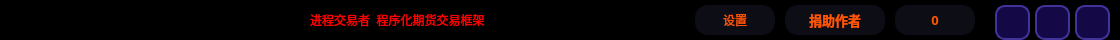
        <widget class="QFrame" name="Headerframe">
         <property name="minimumSize">
          <size>
           <width>0</width>
           <height>40</height>
          </size>
         </property>
         <property name="maximumSize">
          <size>
           <width>16777215</width>
           <height>40</height>
          </size>
         </property>
         <property name="styleSheet">
          <string notr="true">QFrame {
	background-color: rgb(0, 0, 0);
	border: none;
	
	border-radius: 20px;
}

</string>
         </property>
         <property name="frameShape">
          <enum>QFrame::StyledPanel</enum>
         </property>
         <property name="frameShadow">
          <enum>QFrame::Raised</enum>
         </property>
         <layout class="QHBoxLayout" name="horizontalLayout_7">
          <property name="spacing">
           <number>10</number>
          </property>
          <property name="leftMargin">
           <number>20</number>
          </property>
          <property name="topMargin">
           <number>0</number>
          </property>
          <property name="rightMargin">
           <number>5</number>
          </property>
          <property name="bottomMargin">
           <number>0</number>
          </property>
          <item>
           <spacer name="horizontalSpacer_10">
            <property name="orientation">
             <enum>Qt::Horizontal</enum>
            </property>
            <property name="sizeType">
             <enum>QSizePolicy::Fixed</enum>
            </property>
            <property name="sizeHint" stdset="0">
             <size>
              <width>30</width>
              <height>20</height>
             </size>
            </property>
           </spacer>
          </item>
          <item>
           <widget class="QFrame" name="frame_68">
            <property name="minimumSize">
             <size>
              <width>120</width>
              <height>0</height>
             </size>
            </property>
            <property name="maximumSize">
             <size>
              <width>120</width>
              <height>50</height>
             </size>
            </property>
            <property name="contextMenuPolicy">
             <enum>Qt::CustomContextMenu</enum>
            </property>
            <property name="styleSheet">
             <string notr="true"/>
            </property>
            <property name="frameShape">
             <enum>QFrame::StyledPanel</enum>
            </property>
            <property name="frameShadow">
             <enum>QFrame::Raised</enum>
            </property>
            <layout class="QHBoxLayout" name="horizontalLayout_39">
             <property name="spacing">
              <number>0</number>
             </property>
             <property name="leftMargin">
              <number>0</number>
             </property>
             <property name="topMargin">
              <number>0</number>
             </property>
             <property name="rightMargin">
              <number>0</number>
             </property>
             <property name="bottomMargin">
              <number>0</number>
             </property>
             <item>
              <widget class="QLabel" name="label_logo">
               <property name="minimumSize">
                <size>
                 <width>120</width>
                 <height>40</height>
                </size>
               </property>
               <property name="maximumSize">
                <size>
                 <width>120</width>
                 <height>40</height>
                </size>
               </property>
               <property name="text">
                <string>TextLabel</string>
               </property>
               <property name="scaledContents">
                <bool>true</bool>
               </property>
              </widget>
             </item>
            </layout>
           </widget>
          </item>
          <item>
           <spacer name="horizontalSpacer_2">
            <property name="orientation">
             <enum>Qt::Horizontal</enum>
            </property>
            <property name="sizeType">
             <enum>QSizePolicy::Expanding</enum>
            </property>
            <property name="sizeHint" stdset="0">
             <size>
              <width>130</width>
              <height>20</height>
             </size>
            </property>
           </spacer>
          </item>
          <item>
           <widget class="QLabel" name="label_tital">
            <property name="styleSheet">
             <string notr="true">font: 700 22pt &quot;等线&quot;;
color: rgb(255, 0, 0);
border: none;</string>
            </property>
            <property name="text">
             <string>进程交易者  程序化期货交易框架</string>
            </property>
           </widget>
          </item>
          <item>
           <spacer name="horizontalSpacer">
            <property name="orientation">
             <enum>Qt::Horizontal</enum>
            </property>
            <property name="sizeType">
             <enum>QSizePolicy::Expanding</enum>
            </property>
            <property name="sizeHint" stdset="0">
             <size>
              <width>200</width>
              <height>20</height>
             </size>
            </property>
           </spacer>
          </item>
          <item>
           <widget class="QPushButton" name="Btn_setting">
            <property name="minimumSize">
             <size>
              <width>80</width>
              <height>30</height>
             </size>
            </property>
            <property name="maximumSize">
             <size>
              <width>80</width>
              <height>30</height>
             </size>
            </property>
            <property name="styleSheet">
             <string notr="true">QPushButton {
	border: none;
	background-color: rgba(40, 40, 70, 80);
	color: rgb(255, 85, 0);	
	
	font: 700 10pt &quot;等线&quot;;
	border-radius: 13px;
}

QPushButton:hover {
	border-left: 3px solid rgb(255, 85, 0);
	border-right: 3px solid rgb(255, 85, 0);
}

QPushButton:pressed {
	background-color: rgb(25, 25, 25);
}</string>
            </property>
            <property name="text">
             <string>设置</string>
            </property>
            <property name="icon">
             <iconset resource="../ProcessTrader/resource.qrc">
              <normaloff>:/图标/icons/设置.svg</normaloff>:/图标/icons/设置.svg</iconset>
            </property>
            <property name="iconSize">
             <size>
              <width>30</width>
              <height>30</height>
             </size>
            </property>
           </widget>
          </item>
          <item>
           <widget class="QPushButton" name="Btn_donation">
            <property name="minimumSize">
             <size>
              <width>100</width>
              <height>30</height>
             </size>
            </property>
            <property name="maximumSize">
             <size>
              <width>100</width>
              <height>30</height>
             </size>
            </property>
            <property name="font">
             <font>
              <family>等线</family>
              <pointsize>10</pointsize>
              <italic>false</italic>
              <bold>true</bold>
             </font>
            </property>
            <property name="styleSheet">
             <string notr="true">QPushButton {
	border: none;
	background-color: rgba(40, 40, 70, 80);
	color: rgb(255, 85, 0);	
	
	font: 700 10pt &quot;等线&quot;;
	border-radius: 13px;
}

QPushButton:hover {
	border-left: 3px solid rgb(255, 85, 0);
	border-right: 3px solid rgb(255, 85, 0);
}

QPushButton:pressed {
	background-color: rgb(25, 25, 25);
}</string>
            </property>
            <property name="text">
             <string>捐助作者</string>
            </property>
            <property name="icon">
             <iconset resource="../ProcessTrader/resource.qrc">
              <normaloff>:/图标/icons/作者.svg</normaloff>:/图标/icons/作者.svg</iconset>
            </property>
            <property name="iconSize">
             <size>
              <width>30</width>
              <height>30</height>
             </size>
            </property>
           </widget>
          </item>
          <item>
           <widget class="QPushButton" name="Btn_warning">
            <property name="minimumSize">
             <size>
              <width>80</width>
              <height>30</height>
             </size>
            </property>
            <property name="maximumSize">
             <size>
              <width>80</width>
              <height>30</height>
             </size>
            </property>
            <property name="font">
             <font>
              <family>等线</family>
              <pointsize>10</pointsize>
              <italic>false</italic>
              <bold>true</bold>
             </font>
            </property>
            <property name="styleSheet">
             <string notr="true">QPushButton {
	border: none;
	background-color: rgba(40, 40, 70, 80);
	color: rgb(255, 85, 0);	
	
	font: 700 10pt &quot;等线&quot;;
	border-radius: 13px;
}

QPushButton:hover {
	border-left: 3px solid rgb(255, 85, 0);
	border-right: 3px solid rgb(255, 85, 0);
}

QPushButton:pressed {
	background-color: rgb(25, 25, 25);
}</string>
            </property>
            <property name="text">
             <string>0</string>
            </property>
            <property name="icon">
             <iconset resource="../ProcessTrader/resource.qrc">
              <normaloff>:/图标/icons/警告.svg</normaloff>:/图标/icons/警告.svg</iconset>
            </property>
            <property name="iconSize">
             <size>
              <width>30</width>
              <height>30</height>
             </size>
            </property>
           </widget>
          </item>
          <item>
           <spacer name="horizontalSpacer_3">
            <property name="orientation">
             <enum>Qt::Horizontal</enum>
            </property>
            <property name="sizeType">
             <enum>QSizePolicy::Preferred</enum>
            </property>
            <property name="sizeHint" stdset="0">
             <size>
              <width>10</width>
              <height>20</height>
             </size>
            </property>
           </spacer>
          </item>
          <item>
           <widget class="QFrame" name="frame_99">
            <property name="minimumSize">
             <size>
              <width>120</width>
              <height>0</height>
             </size>
            </property>
            <property name="frameShape">
             <enum>QFrame::StyledPanel</enum>
            </property>
            <property name="frameShadow">
             <enum>QFrame::Raised</enum>
            </property>
            <layout class="QHBoxLayout" name="horizontalLayout_53">
             <property name="spacing">
              <number>5</number>
             </property>
             <property name="leftMargin">
              <number>0</number>
             </property>
             <property name="topMargin">
              <number>5</number>
             </property>
             <property name="rightMargin">
              <number>5</number>
             </property>
             <property name="bottomMargin">
              <number>0</number>
             </property>
             <item>
              <widget class="QPushButton" name="Btn_min_window">
               <property name="minimumSize">
                <size>
                 <width>35</width>
                 <height>35</height>
                </size>
               </property>
               <property name="maximumSize">
                <size>
                 <width>35</width>
                 <height>35</height>
                </size>
               </property>
               <property name="styleSheet">
                <string notr="true">QPushButton {
	border: 2px solid rgb(65, 51, 156);
	border-radius: 10px;
	background-color: rgb(20, 9, 70);
	text-align: center;
}

QPushButton:hover {
	background-color: rgb(31, 31, 50);
	border: 2px solid rgb(255, 85, 0);
}

QPushButton:pressed {
	background-color: rgb(21, 21, 21)
}</string>
               </property>
               <property name="text">
                <string/>
               </property>
               <property name="icon">
                <iconset resource="../ProcessTrader/resource.qrc">
                 <normaloff>:/图标/icons/最小化.svg</normaloff>:/图标/icons/最小化.svg</iconset>
               </property>
               <property name="iconSize">
                <size>
                 <width>30</width>
                 <height>30</height>
                </size>
               </property>
              </widget>
             </item>
             <item>
              <widget class="QPushButton" name="Btn_normal_max_window">
               <property name="minimumSize">
                <size>
                 <width>35</width>
                 <height>35</height>
                </size>
               </property>
               <property name="maximumSize">
                <size>
                 <width>35</width>
                 <height>35</height>
                </size>
               </property>
               <property name="styleSheet">
                <string notr="true">QPushButton {
	border: 2px solid rgb(65, 51, 156);
	border-radius: 10px;
	background-color: rgb(20, 9, 70);
	text-align: center;
}

QPushButton:hover {
	background-color: rgb(31, 31, 50);
	border: 2px solid rgb(255, 85, 0);
}

QPushButton:pressed {
	background-color: rgb(21, 21, 21)
}</string>
               </property>
               <property name="text">
                <string/>
               </property>
               <property name="icon">
                <iconset resource="../ProcessTrader/resource.qrc">
                 <normaloff>:/图标/icons/最大化-还原.svg</normaloff>:/图标/icons/最大化-还原.svg</iconset>
               </property>
               <property name="iconSize">
                <size>
                 <width>30</width>
                 <height>30</height>
                </size>
               </property>
              </widget>
             </item>
             <item>
              <widget class="QPushButton" name="Btn_close_window">
               <property name="minimumSize">
                <size>
                 <width>35</width>
                 <height>35</height>
                </size>
               </property>
               <property name="maximumSize">
                <size>
                 <width>35</width>
                 <height>35</height>
                </size>
               </property>
               <property name="styleSheet">
                <string notr="true">QPushButton {
	border: 2px solid rgb(65, 51, 156);
	border-radius: 10px;
	background-color: rgb(20, 9, 70);
	text-align: center;
}

QPushButton:hover {
	background-color: rgb(31, 31, 50);
	border: 2px solid rgb(255, 85, 0);
}

QPushButton:pressed {
	background-color: rgb(21, 21, 21)
}</string>
               </property>
               <property name="text">
                <string/>
               </property>
               <property name="icon">
                <iconset resource="../ProcessTrader/resource.qrc">
                 <normaloff>:/图标/icons/关闭.svg</normaloff>:/图标/icons/关闭.svg</iconset>
               </property>
               <property name="iconSize">
                <size>
                 <width>35</width>
                 <height>35</height>
                </size>
               </property>
              </widget>
             </item>
            </layout>
           </widget>
          </item>
         </layout>
        </widget>
